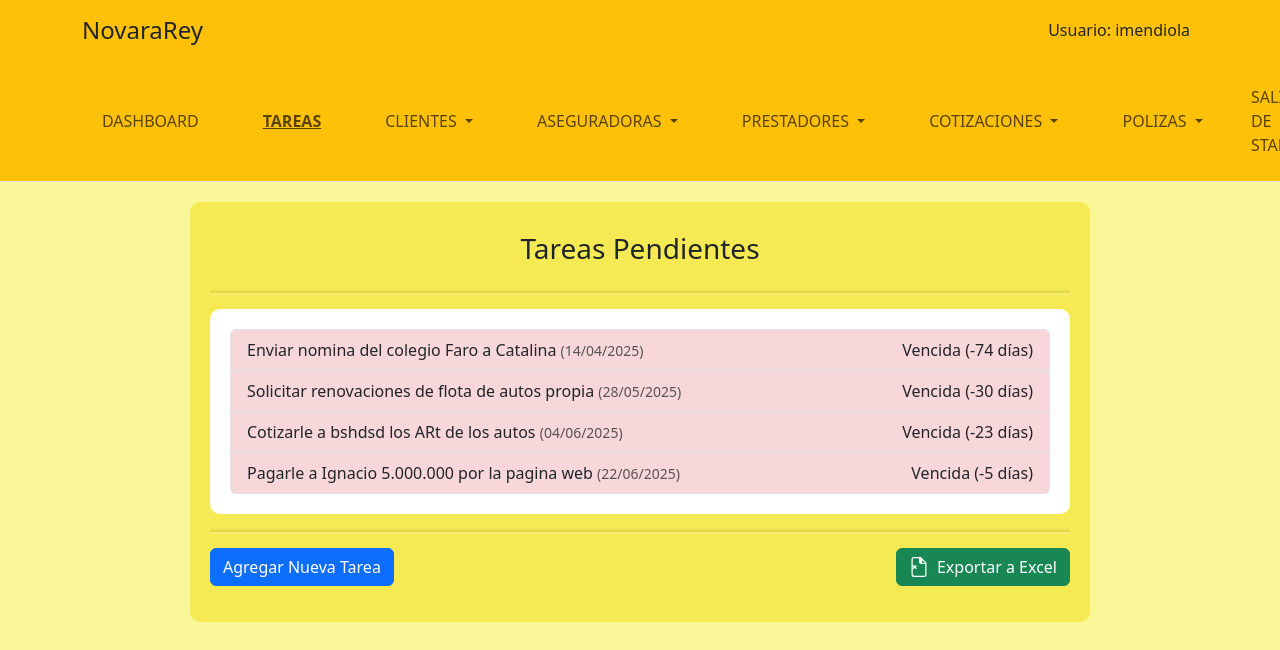
Page /staff/tareas/ (signed in) on the committed database.
### StaffApp/models.py (models this page shows, shortened)
class Tarea(models.Model):
    TASK_STATUS_CHOICES = [
        ('P', 'Pendiente'),
        ('F', 'Completada'),
        ('C', 'Cancelada'),
    ]
    titulo = models.CharField(max_length=100, verbose_name='Título')
    fecha_creacion = models.DateTimeField(auto_now_add=True, verbose_name='Fecha de Creación')
    usuario_creacion = models.ForeignKey(
        'auth.User', on_delete=models.CASCADE, related_name='tareas_creadas', verbose_name='Usuario Creador'
    )
    fecha_vencimiento = models.DateTimeField(verbose_name='Fecha de Vencimiento')
    status = models.CharField(
        max_length=1,
        choices=TASK_STATUS_CHOICES,
        default='P',
        verbose_name='Estado'
    )
    notas = models.TextField(verbose_name='Descripción')
    usuario_finalizacion = models.ForeignKey(
        'auth.User', on_delete=models.CASCADE, related_name='tareas_finalizadas', null=True, blank=True, verbose_name='Usuario de Finalización'
    )
    fecha_finalizacion = models.DateTimeField(null=True, blank=True, verbose_name='Fecha de Finalización')
    class Meta:
        verbose_name = 'Tarea'
        verbose_name_plural = 'Tareas'
        ordering = ['-fecha_creacion']
    def dias_restantes(self):
        if self.fecha_vencimiento:
            hoy = timezone.now().date()
            vencimiento = self.fecha_vencimiento.date()
            return (vencimiento - hoy).days
        return None

### StaffApp/views.py (the view)
# urls.py: path('tareas/', vista_tareas_main, name='tareas_main'),
@login_required(login_url='/login/login/')
def vista_tareas_main(request):
    tareas = Tarea.objects.filter(status='P').order_by('fecha_vencimiento')
    return render(request, 'StaffApp/tareasMain.html', {'tareas': tareas})

### StaffApp/templates/StaffApp/tareasMain.html (shortened to what this page needs)
{% extends "StaffApp/baseStaff.html" %}
{% block content %}
<div class="container staff-form-container">
    <h3 class="staff-form-title">Tareas Pendientes</h3>
    <hr class="staff-form-hr">
    <div class="staff-list-container">
    <ul class="list-group">
        {% for tarea in tareas %}
            {% with dias=tarea.dias_restantes %}
            <li class="list-group-item d-flex justify-content-between align-items-center
                {% if dias < 0 %}bg-danger-subtle{% endif %}">
                <a href="{% url 'tareas_edit' tarea.id %}" class="flex-grow-1 text-decoration-none text-dark"
                    {% if dias < 7 and dias >= 0 %}style="font-weight:bold;"{% endif %}>
                    {{ tarea.titulo }}
                    <small class="text-muted">({{ tarea.fecha_vencimiento|date:"d/m/Y" }})</small>
                </a>
                <span>
                    {% if dias < 0 %}
                        Vencida ({{ dias }} días)
                    {% else %}
                        {{ dias }} día{{ dias|pluralize }}
                    {% endif %}
                </span>
            </li>
            {% endwith %}
        {% empty %}
            <li class="list-group-item">No hay tareas pendientes.</li>
        {% endfor %}
    </ul>
    </div>
    <hr class="staff-form-hr">
    <div class="d-flex mb-3 mt-3 justify-content-between">
        <a href="{% url 'tareas_create' %}" class="btn btn-primary">Agregar Nueva Tarea</a>
        <a href="{% url 'tareas_export_excel' %}" class="btn btn-success d-flex align-items-center justify-content-center">
            Exportar a Excel
        </a>
    </div>
</div>
{% endblock %}

### StaffApp/templates/StaffApp/baseStaff.html (shortened to what this page needs)
<!DOCTYPE html>
<html lang="es">
<head>
    {% load static %}
    <link href="https://cdn.jsdelivr.net/npm/bootstrap@5.3.3/dist/css/bootstrap.min.css" rel="stylesheet">
    <link href="https://cdn.jsdelivr.net/npm/select2@4.1.0-rc.0/dist/css/select2.min.css" rel="stylesheet" />
    <link rel="stylesheet" href="https://cdn.jsdelivr.net/npm/bootstrap-icons@1.11.3/font/bootstrap-icons.min.css">
    <link rel="stylesheet" href="{% static 'css/styles.css' %}">
</head>
<body class="staff-body">
    <header class="container-fluid bg-warning text-dark border-bottom">
        <div class="container">
            <div class="row align-items-center py-3">
                <div class="col-6 col-md-4">
                    <h1 class="h4 m-0">NovaraRey</h1>
                </div>
                <div class="col-6 col-md-8 text-end">
                    <div id="login-area">
                        {% if user.is_authenticated %}
                            <span class="me-2">Usuario: {{ user.get_username }}</span>
                        {% endif %}
                    </div>
                </div>
            </div>
        </div>
            <nav class="navbar navbar-expand-lg bg-warning py-lg-3" id="staffNav">
                <div class="container px-0">
                    <div class="collapse navbar-collapse" id="navbarResponsive">
                        <ul class="navbar-nav me-auto">
                            <li class="nav-item {% if request.path == '/staff/dashboard/' %}active{% endif %} px-lg-4">
                                <a class="nav-link text-uppercase text-expanded" href="{% url 'dashboard' %}">Dashboard</a>
                            </li>
                            <li class="nav-item {% if request.path == '/staff/tareas/' %}active{% endif %} px-lg-4">
                                <a class="nav-link text-uppercase text-expanded" href="{% url 'tareas_main' %}">Tareas</a>
                            </li>
                            <li class="nav-item dropdown {% if request.path == '/staff/clientes/' %}active{% endif %} px-lg-4">
                                <a class="nav-link dropdown-toggle text-uppercase text-expanded" href="#" id="clientesDropdown" role="button" data-bs-toggle="dropdown" aria-expanded="false">
                                    Clientes
                                </a>
                            </li>
                            <li class="nav-item dropdown {% if request.path == '/staff/aseguradoras/' %}active{% endif %} px-lg-4">
                                <a class="nav-link dropdown-toggle text-uppercase text-expanded" href="#" id="aseguradorasDropdown" role="button" data-bs-toggle="dropdown" aria-expanded="false">
                                    Aseguradoras
                                </a>
                            </li>
                            <li class="nav-item dropdown {% if request.path == '/staff/prestadores/' %}active{% endif %} px-lg-4">
                                <a class="nav-link dropdown-toggle text-uppercase text-expanded" href="#" id="prestadoresDropdown" role="button" data-bs-toggle="dropdown" aria-expanded="false">
                                    Prestadores
                                </a>
                            </li>
                            <li class="nav-item dropdown {% if request.path == '/staff/cotizaciones/' %}active{% endif %} px-lg-4">
                                <a class="nav-link dropdown-toggle text-uppercase text-expanded" href="#" id="cotizacionesDropdown" role="button" data-bs-toggle="dropdown" aria-expanded="false">
                                    Cotizaciones
                                </a>
                            </li>
                            <li class="nav-item dropdown {% if request.path == '/staff/emisionaes/' %}active{% endif %} px-lg-4">
                                <a class="nav-link dropdown-toggle text-uppercase text-expanded" href="#" id="emisionesDropdown" role="button" data-bs-toggle="dropdown" aria-expanded="false">
                                    Polizas
                                </a>
                            </li>
                        </ul>
                        <ul class="navbar-nav ms-auto">
                            <li class="nav-item px-lg-2">
                                <a class="nav-link text-uppercase text-expanded" href="{% url 'home' %}">Salir de Staff</a>
                            </li>
                        </ul>
                    </div>
                </div>
            </nav>
    </header>
    <main class="container mb-5">
        {% block content %}
        {% endblock %}
    </main>
    </body>
</html>

### static/css/styles.css (style rules this page uses)
.staff-body { background-color: rgb(250, 247, 152); }
.staff-form-container { background-color: rgb(245, 234, 83); max-width: 900px; border-radius:10px; padding: 20px; margin-top: 20px; }
.staff-form-title { padding: 10px; text-align: center; margin-bottom: 10px; }
.staff-form-hr { border: none; height: 2px; background-color: rgb(177, 165, 33); box-shadow: 0px 2px 0px rgba(255, 255, 255, 0.7), 0px -2px 0px rgba(0, 0, 0, 0.1); }
.staff-list-container { border: 1px; border-color: black; border-radius:10px; padding: 20px; background-color: white; }
.nav-item.active .nav-link { font-weight: bold; text-decoration: underline; }

### rows in the picture
Tarea: titulo "Enviar nomina del colegio Faro a Catalina", fecha_vencimiento "14/04/2025", dias_restantes "-74"
Tarea: titulo "Solicitar renovaciones de flota de autos propia", fecha_vencimiento "28/05/2025", dias_restantes "-30"
Tarea: titulo "Cotizarle a bshdsd los ARt de los autos", fecha_vencimiento "04/06/2025", dias_restantes "-23"
Tarea: titulo "Pagarle a Ignacio 5.000.000 por la pagina web", fecha_vencimiento "22/06/2025", dias_restantes "-5"

### other values in the picture
{{ user.get_username }} "imendiola"
